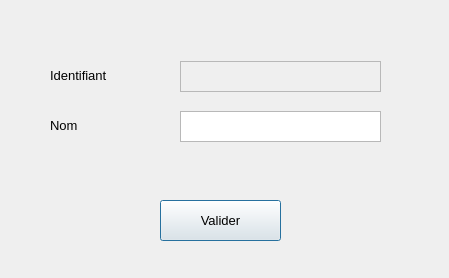
<?xml version="1.0" encoding="UTF-8"?>
<ui version="4.0">
 <class>Dialog</class>
 <widget class="QDialog" name="Dialog">
  <property name="geometry">
   <rect>
    <x>0</x>
    <y>0</y>
    <width>449</width>
    <height>278</height>
   </rect>
  </property>
  <property name="windowTitle">
   <string>Dialog</string>
  </property>
  <property name="modal">
   <bool>true</bool>
  </property>
  <widget class="QTextEdit" name="Nom_lecteur_textEdit">
   <property name="enabled">
    <bool>true</bool>
   </property>
   <property name="geometry">
    <rect>
     <x>180</x>
     <y>111</y>
     <width>201</width>
     <height>31</height>
    </rect>
   </property>
  </widget>
  <widget class="QTextEdit" name="Id_lecteur_textEdit">
   <property name="enabled">
    <bool>false</bool>
   </property>
   <property name="geometry">
    <rect>
     <x>180</x>
     <y>61</y>
     <width>201</width>
     <height>31</height>
    </rect>
   </property>
  </widget>
  <widget class="QPushButton" name="Valider_ajout_lecteur">
   <property name="geometry">
    <rect>
     <x>160</x>
     <y>200</y>
     <width>121</width>
     <height>41</height>
    </rect>
   </property>
   <property name="font">
    <font>
     <pointsize>10</pointsize>
    </font>
   </property>
   <property name="text">
    <string>Valider</string>
   </property>
  </widget>
  <widget class="QLabel" name="Titre_lecteur_label">
   <property name="geometry">
    <rect>
     <x>50</x>
     <y>110</y>
     <width>91</width>
     <height>31</height>
    </rect>
   </property>
   <property name="font">
    <font>
     <pointsize>10</pointsize>
    </font>
   </property>
   <property name="text">
    <string>Nom</string>
   </property>
  </widget>
  <widget class="QLabel" name="Id_lecteur_label">
   <property name="geometry">
    <rect>
     <x>50</x>
     <y>60</y>
     <width>91</width>
     <height>31</height>
    </rect>
   </property>
   <property name="font">
    <font>
     <pointsize>10</pointsize>
    </font>
   </property>
   <property name="text">
    <string>Identifiant</string>
   </property>
  </widget>
 </widget>
 <resources/>
 <connections/>
</ui>
